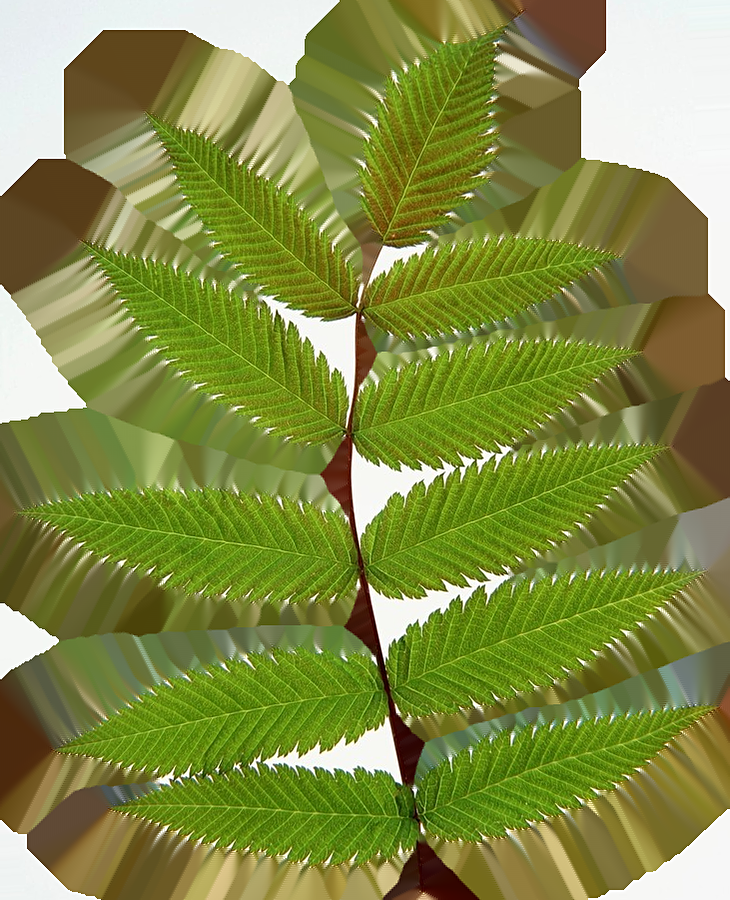
#> input picture Assets/Art/Leaf/leaf_deco.png, 730 x 900 px
$ python -i pv_reference_photos.py   (imports and definitions only)   (older library calls are emulated)
#> lines starting #> are read from the running program, lines starting #| are printed output that depends on the picture; after the words box and inside, x2 and y2 are one past the last pixel; in counts of white or black regions, pixels touching at a corner belong together
#> further down, picture is the input picture: shape (900, 730, 3); mean B, G, R 69.2, 139.8, 130.2
"""Copies one PlantVillage photo per new disease into Assets/Art/Photos/diseases/<key>.jpg as the disease's reference photo, and
records the credit (CC0, PlantVillage) in credits.json. The photo picked is a sharp one with clearly visible symptoms: the share of
the leaf that is not healthy green, preferring a middle amount (a nearly dead leaf teaches less than a clearly spotted one).

    py -3.11 tools/assets/pv_reference_photos.py
"""
import json
import sys

sys.path.insert(0, r"C:\\Users\\Anish\\.claude\\jobs\\0a9d9ea4\\tmp\\img")   # numpy / opencv (trusted)
from pathlib import Path

import cv2
import numpy as np

HERE = Path(__file__).resolve().parent
PV = HERE / "_cache" / "pv"
OUT = HERE.parents[1] / "Assets" / "Art" / "Photos" / "diseases"
CREDITS = HERE / "credits.json"
PAGE = "https://huggingface.co/datasets/DScomp380/plant_village"

PHOTOS = {
    "apple_black_rot_1": "Apple___Black_rot",
    "cherry_powdery_mildew_1": "Cherry___Powdery_mildew",
    "corn_gray_leaf_spot_1": "Corn___Cercospora_leaf_spot_Gray_leaf_spot",
    "corn_common_rust_1": "Corn___Common_rust",
    "corn_northern_leaf_blight_1": "Corn___Northern_Leaf_Blight",
    "grape_black_rot_1": "Grape___Black_rot",
    "grape_esca_1": "Grape___Esca__Black_Measles",
    "grape_leaf_blight_1": "Grape___Leaf_blight__Isariopsis_Leaf_Spot",
    "orange_citrus_greening_1": "Orange___Haunglongbing__Citrus_greening",
    "peach_bacterial_spot_1": "Peach___Bacterial_spot",
    "squash_powdery_mildew_1": "Squash___Powdery_mildew",
    "strawberry_leaf_scorch_1": "Strawberry___Leaf_scorch",
    "tomato_bacterial_spot_1": "Tomato___Bacterial_spot",
    "tomato_leaf_mold_1": "Tomato___Leaf_Mold",
    "tomato_septoria_leaf_spot_1": "Tomato___Septoria_leaf_spot",
    "tomato_spider_mites_1": "Tomato___Spider_mites_Two_spotted_spider_mite",
    "tomato_target_spot_1": "Tomato___Target_Spot",
    "tomato_yellow_leaf_curl_1": "Tomato___Tomato_Yellow_Leaf_Curl_Virus",
    "tomato_mosaic_virus_1": "Tomato___Tomato_mosaic_virus",
}


def yellowing(bgr):
    """For diseases that show as yellow mottling or stippling (citrus greening, spider mites): the yellow share of the leaf."""
    hsv = cv2.cvtColor(bgr, cv2.COLOR_BGR2HSV)
#> hsv: shape (900, 730, 3); mean H, S, V 36.1, 151.8, 144.5
    leaf = hsv[..., 1] > 50
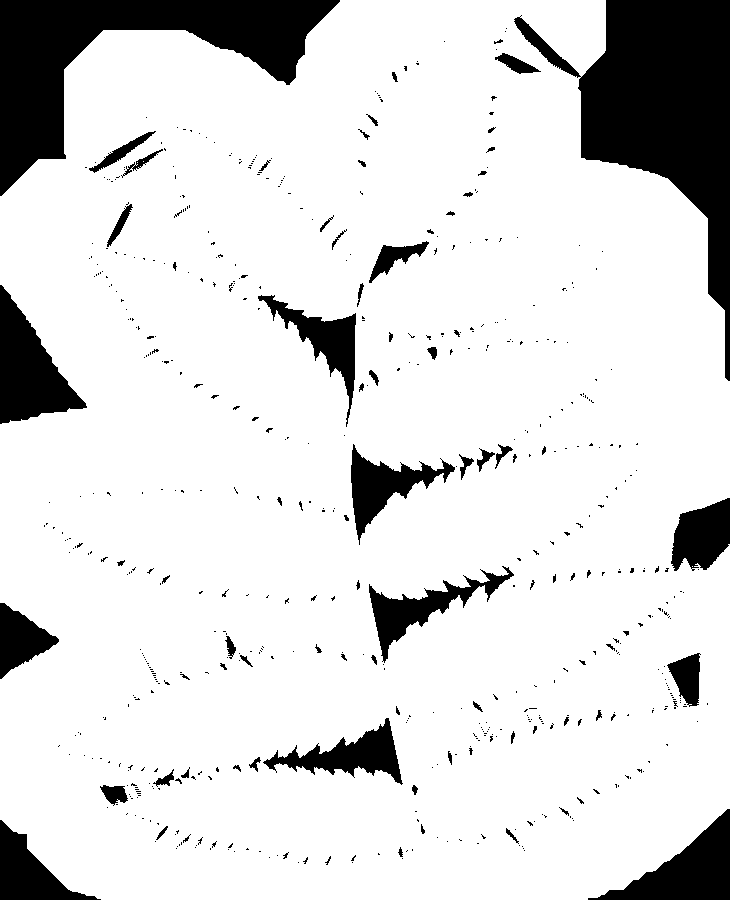
#> leaf: shape (900, 730) bool; 85.8% white; 590 black regions (513 under 20 px), largest, box (x1, y1, x2, y2) and area: (514, 0, 730, 381) 28729, (0, 0, 340, 196) 22896, (0, 285, 87, 424) 6070
    hue = hsv[..., 0].astype(np.float32) * 2
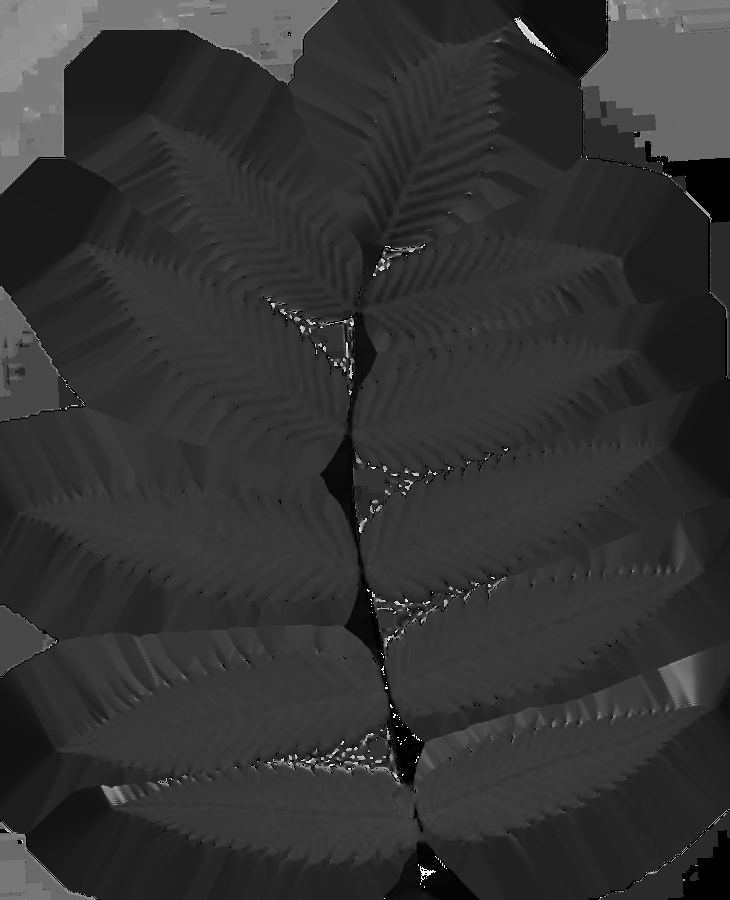
#> hue: shape (900, 730) float32; min 0, max 358, mean 72.2; drawn with min black and max white
    yellow = leaf & (hue > 38) & (hue < 75)
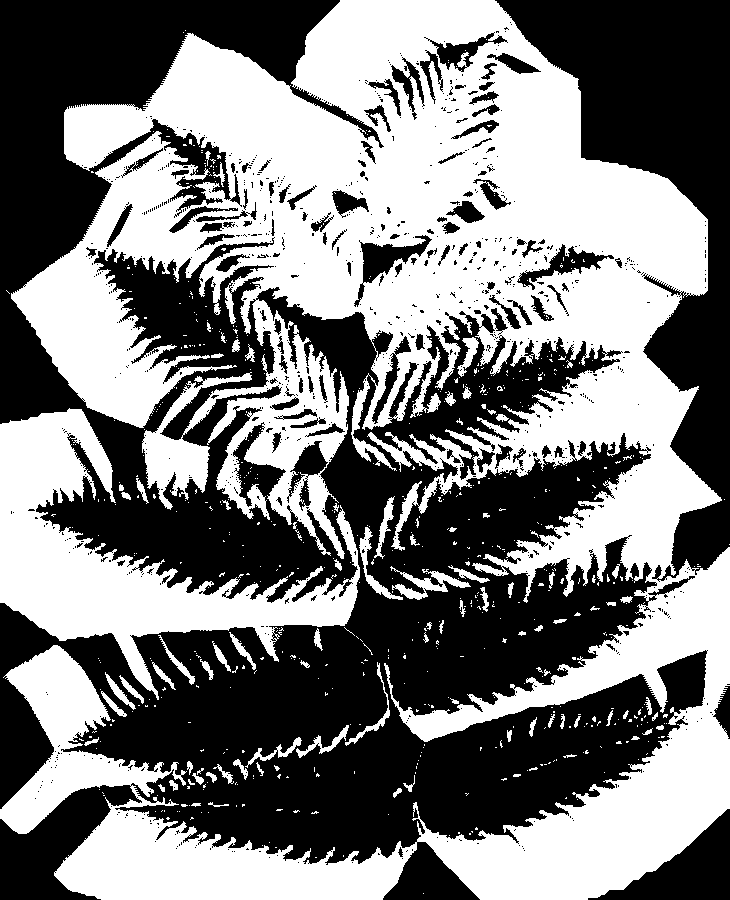
#> yellow: shape (900, 730) bool; 48.7% white; 672 white regions (583 under 20 px), largest, box (x1, y1, x2, y2) and area: (0, 0, 730, 900) 277308, (0, 408, 360, 700) 32787, (390, 566, 471, 600) 873
    return yellow.sum() / max(1, leaf.sum()) + 0.2 * min(cv2.Laplacian(cv2.cvtColor(bgr, cv2.COLOR_BGR2GRAY), cv2.CV_64F).var(), 600) / 600


def score(bgr):
    hsv = cv2.cvtColor(bgr, cv2.COLOR_BGR2HSV)
    leaf = hsv[..., 1] > 50                                   # coloured pixels, not the grey background
    if leaf.mean() < 0.15:
        return -1.0
    hue = hsv[..., 0].astype(np.float32) * 2
    healthy = leaf & (hue > 70) & (hue < 160)
    symptoms = 1 - healthy.sum() / max(1, leaf.sum())
    sharp = min(cv2.Laplacian(cv2.cvtColor(bgr, cv2.COLOR_BGR2GRAY), cv2.CV_64F).var(), 600) / 600
    return sharp * 0.6 + (1 - abs(symptoms - 0.3) / 0.3) * 0.8 + leaf.mean() * 0.4


def main():
    OUT.mkdir(parents=True, exist_ok=True)
    credits = json.loads(CREDITS.read_text(encoding="utf-8")) if CREDITS.exists() else {}
    for key, folder in PHOTOS.items():
        files = sorted((PV / folder).glob("*.jpg"))
        if not files:
            print("no photos for", key)
            continue
        rank = yellowing if ("greening" in key or "mites" in key) else score
        best = max(files, key=lambda f: rank(cv2.imread(str(f))))
        dest = OUT / f"{key}.jpg"
        cv2.imwrite(str(dest), cv2.imread(str(best)), [cv2.IMWRITE_JPEG_QUALITY, 92])
        credits[str(dest).replace("\\", "/")] = {
            "title": f"PlantVillage {folder.replace('___', ' - ').replace('_', ' ')} (photo {best.stem})",
            "author": "PlantVillage (Hughes & Salathe 2015)", "licence": "CC0 1.0", "page": PAGE,
            "role": f"disease reference photo: {key}"}
        print(key, "<-", best.name)
    CREDITS.write_text(json.dumps(credits, indent=2, ensure_ascii=False), encoding="utf-8")


# [2 lines not run here, left out]

>>> import cv2
>>> picture = cv2.imread('../../Assets/Art/Leaf/leaf_deco.png')
>>> result = yellowing(picture)
#> result = 0.768

$ run again, on Assets/Art/Photos/backgrounds/splash_seedlings.jpg
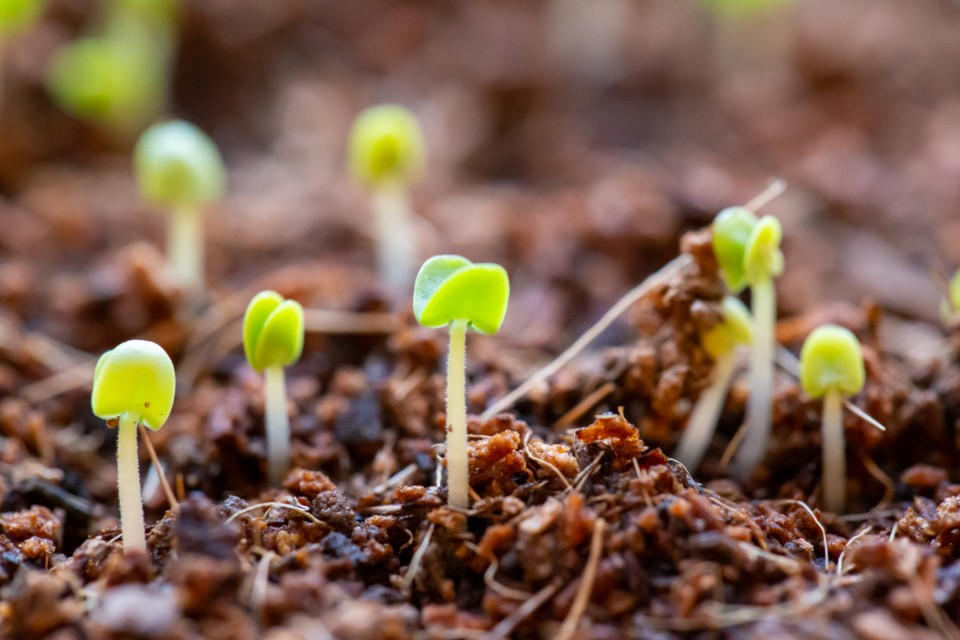
#> input picture Assets/Art/Photos/backgrounds/splash_seedlings.jpg, 960 x 640 px
#> picture is the input picture: shape (640, 960, 3); mean B, G, R 77.8, 95.9, 125.1
#> hsv: shape (640, 960, 3); mean H, S, V 31, 113.3, 126.4
#> in yellowing, `leaf = hsv[..., 1] > 50`:
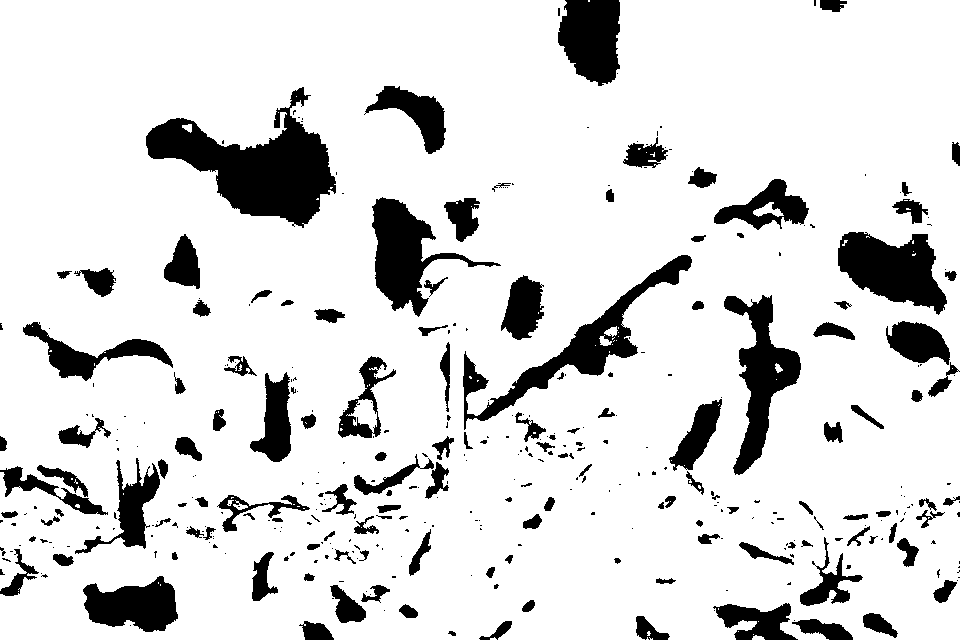
#> leaf: shape (640, 960) bool; 85.7% white; 382 black regions (241 under 20 px), largest, box (x1, y1, x2, y2) and area: (146, 87, 336, 228) 11348, (463, 255, 692, 430) 6070, (838, 232, 947, 315) 5537
#> in yellowing, `yellow = leaf & (hue > 38) & (hue < 75)`:
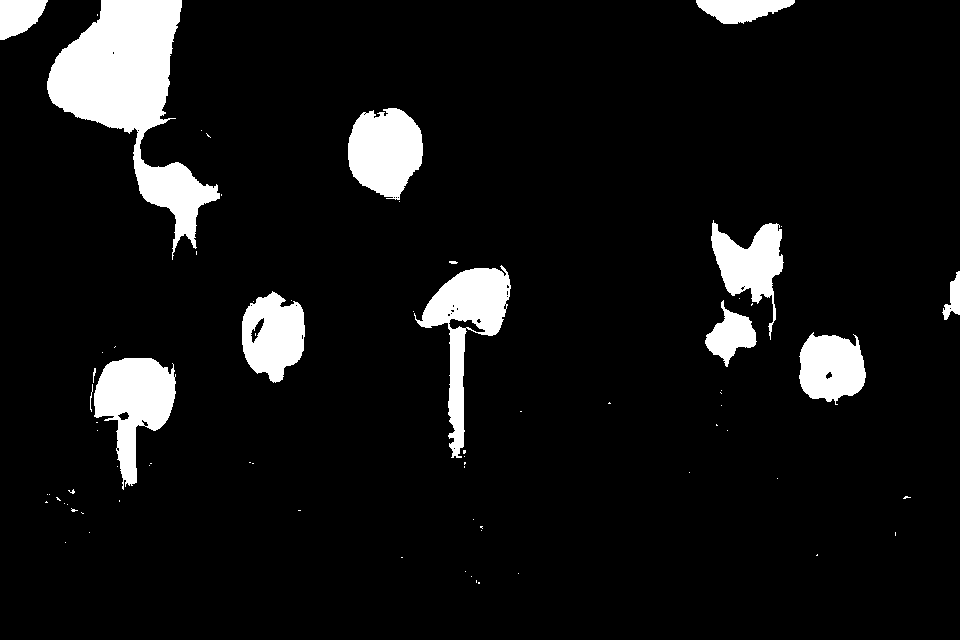
#> yellow: shape (640, 960) bool; 8.2% white; 74 white regions (60 under 20 px), largest, box (x1, y1, x2, y2) and area: (47, 0, 220, 260) 16592, (414, 265, 511, 458) 5905, (94, 358, 176, 490) 5696
#> result = 0.128

$ run again, on Assets/Art/Photos/diseases/apple_healthy_1.jpg
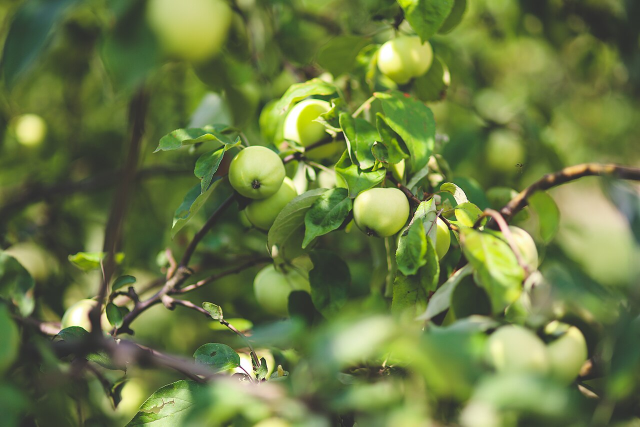
#> input picture Assets/Art/Photos/diseases/apple_healthy_1.jpg, 1280 x 853 px (shown at 1/2 size)
#> picture is the input picture: shape (853, 1280, 3); mean B, G, R 67.2, 122.7, 107
#> hsv: shape (853, 1280, 3); mean H, S, V 40.1, 113, 123.6
#> in yellowing, `leaf = hsv[..., 1] > 50`:
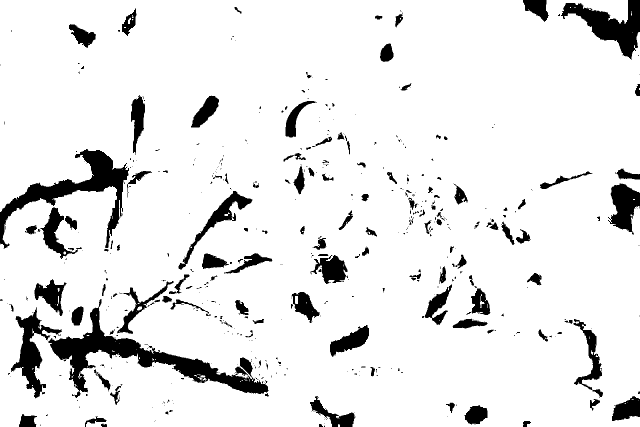
#> leaf: shape (853, 1280) bool (shown at 1/2 size); 90.7% white; 532 black regions (378 under 20 px), largest, box (x1, y1, x2, y2) and area: (97, 598, 537, 788) 16973, (0, 298, 258, 497) 11555, (1122, 0, 1280, 120) 7547
#> in yellowing, `yellow = leaf & (hue > 38) & (hue < 75)`:
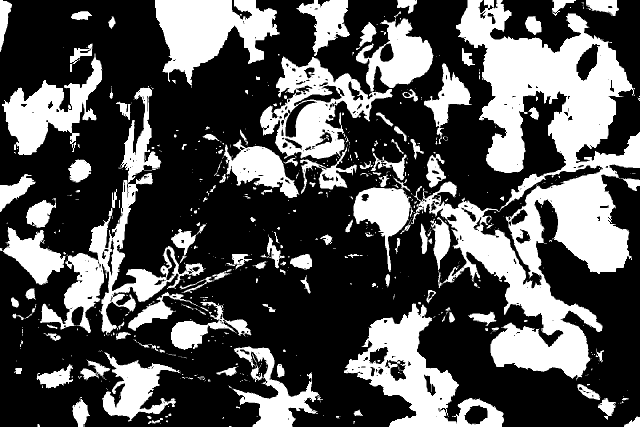
#> yellow: shape (853, 1280) bool (shown at 1/2 size); 33.2% white; 688 white regions (522 under 20 px), largest, box (x1, y1, x2, y2) and area: (822, 0, 1280, 761) 129670, (80, 175, 409, 671) 27776, (688, 607, 1008, 853) 27237
#> result = 0.418

$ run again, on Assets/Art/Photos/diseases/apple_rust_1.jpg
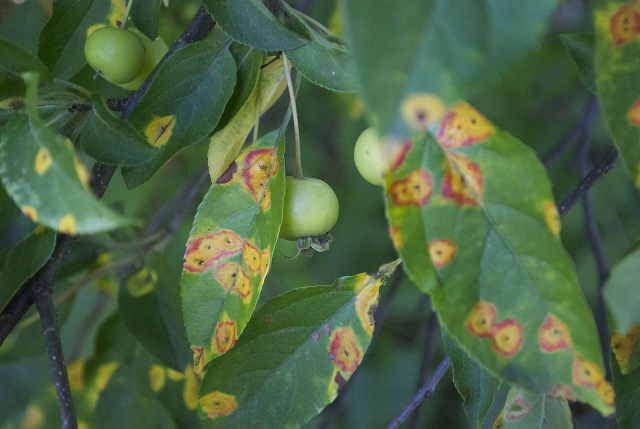
#> input picture Assets/Art/Photos/diseases/apple_rust_1.jpg, 1280 x 857 px (shown at 1/2 size)
#> picture is the input picture: shape (857, 1280, 3); mean B, G, R 67.8, 100.5, 77.4
#> hsv: shape (857, 1280, 3); mean H, S, V 59.3, 100.3, 103.3
#> in yellowing, `leaf = hsv[..., 1] > 50`:
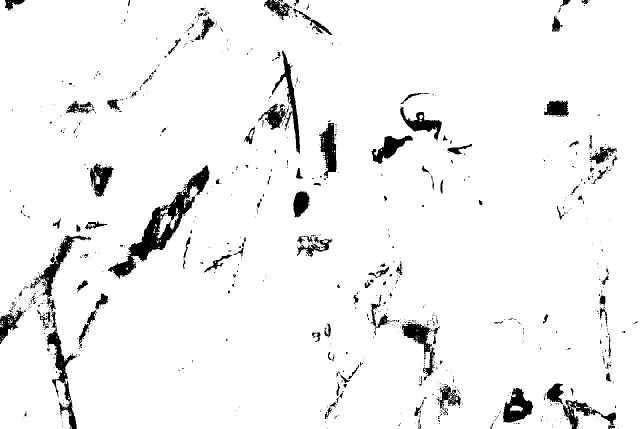
#> leaf: shape (857, 1280) bool (shown at 1/2 size); 95% white; 1023 black regions (887 under 20 px), largest, box (x1, y1, x2, y2) and area: (216, 330, 419, 559) 8318, (92, 623, 155, 857) 3092, (67, 471, 182, 627) 2668
#> in yellowing, `yellow = leaf & (hue > 38) & (hue < 75)`:
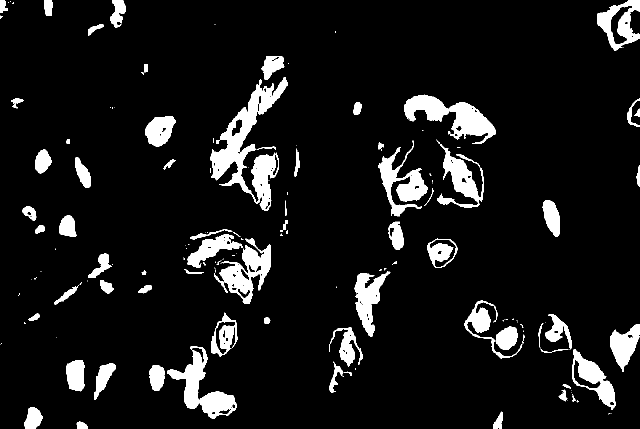
#> yellow: shape (857, 1280) bool (shown at 1/2 size); 8.8% white; 155 white regions (81 under 20 px), largest, box (x1, y1, x2, y2) and area: (420, 154, 576, 422) 13005, (809, 189, 992, 288) 7295, (334, 692, 473, 837) 6438
#> result = 0.142
